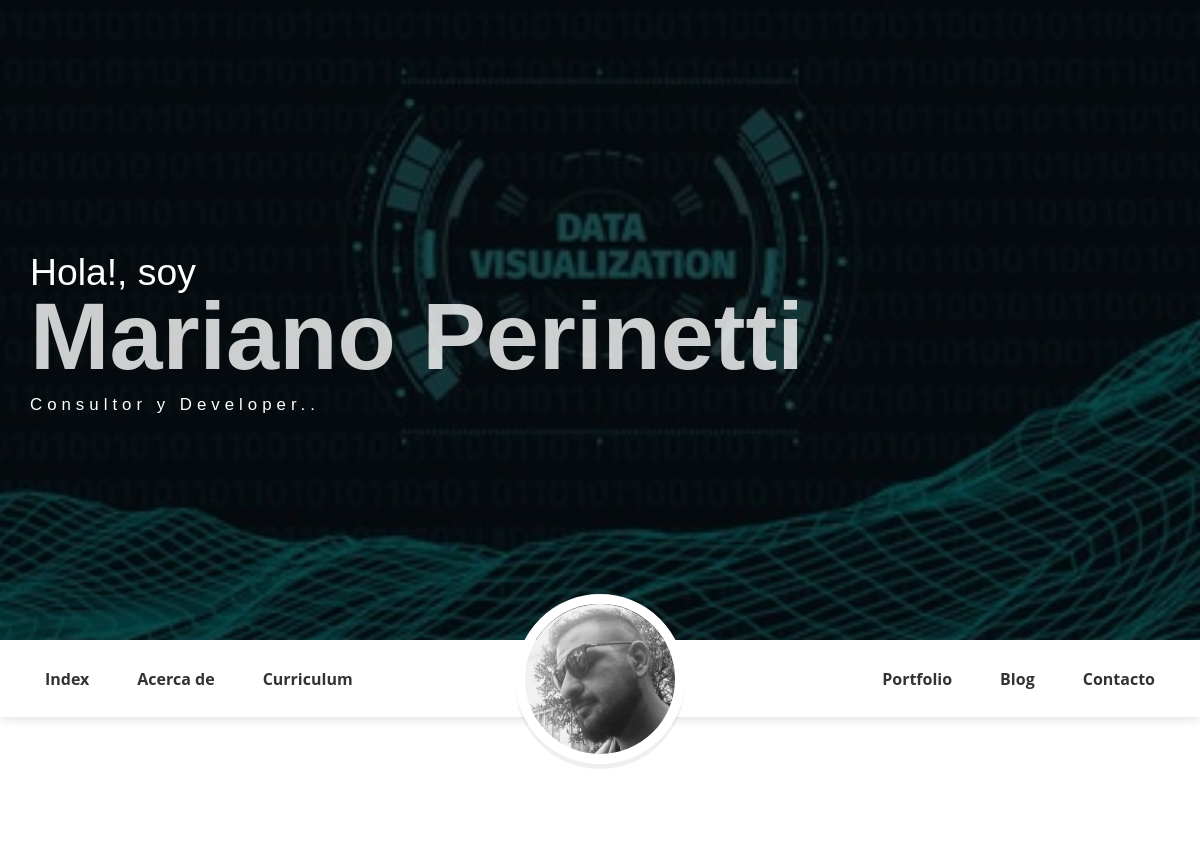
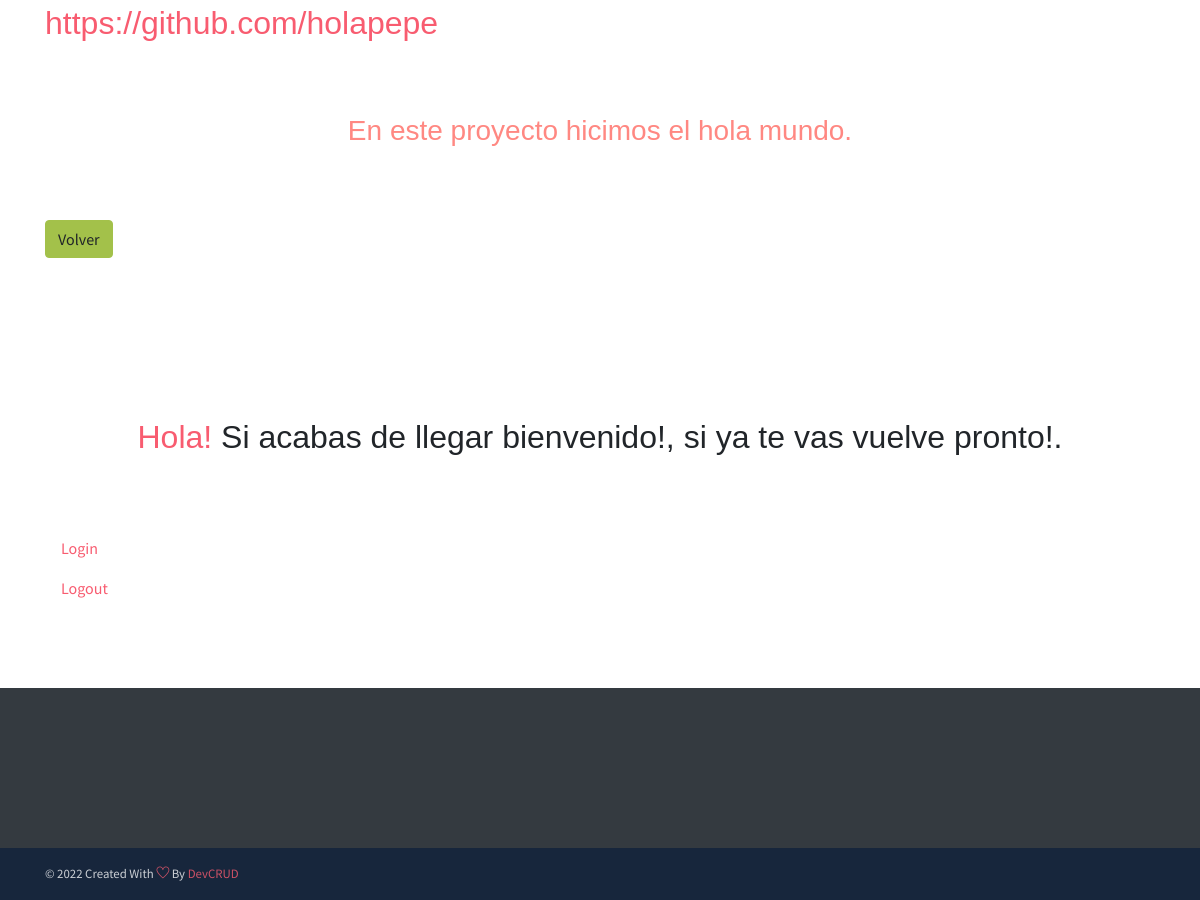
The app's page /detalleportfolio/1 (signed in) with its own data (2 pictures, top to bottom).
### miblogApp/models.py (models this page shows)
class Portfolio(models.Model):
    titulo_portfolio=models.CharField(max_length=100)
    giturl= models.URLField( max_length=200)
    texto_portfolio=models.CharField(max_length=200)

### miblogApp/views.py (the view)
# urls.py: path('detalleportfolio/<int:pk>', DetallePortfolio.as_view(), name="detalleportfolio"),
class DetallePortfolio(LoginRequiredMixin, DetailView):
    login_url = '/login/'
    redirect_field_name = 'redirect_to'
    model = Portfolio
    template_name = "portfolio_detail.html"

### miblogApp/templates/portfolio_detail.html (shortened to what this page needs)
{% extends "index.html" %}
{% load static %}
{% block content %}
<section class="section">
   <div class="container">
      <h1 class="mb-5 pb-4" >
      </h1>
   <h2 class="mb-5 pb-4" ><span class="text-danger">{{portfolio.giturl}}</span>
       <h3 class="mb-5 pb-4" align="center"><span class="text-warning">{{portfolio.texto_portfolio}}</span>
     </h3>
     <a class="btn btn-success" href="{% url 'portfolio' %}" role="button">Volver</a>
   </div>
   </section>
{% endblock %}

### records on screen
Portfolio: giturl "https://github.com/holapepe", texto_portfolio "En este proyecto hicimos el hola mundo."
